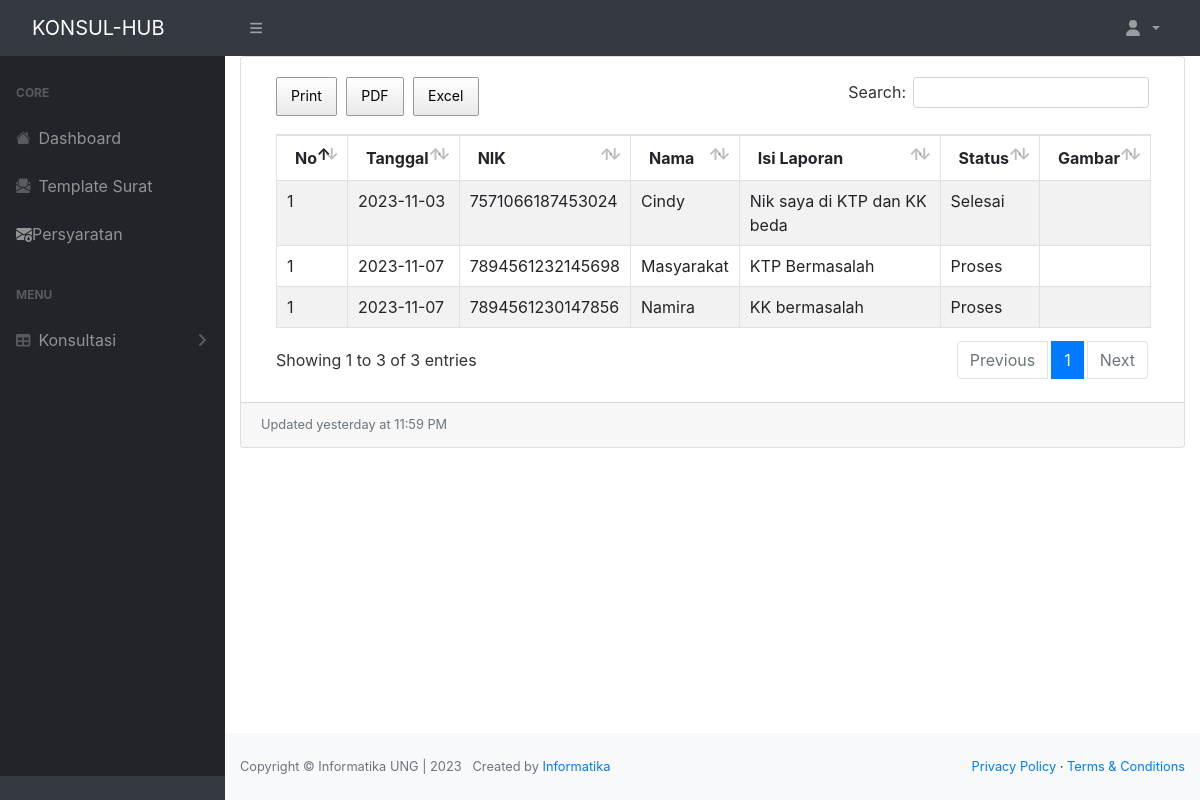
Page /pengaduan/index.php/admin/laporan on the committed database.
### tables this page shows
CREATE TABLE `tb_pengaduan` (
  `id` bigint NOT NULL,
  `tgl` date NOT NULL,
  `nik` char(16) NOT NULL,
  `isi_laporan` text NOT NULL,
  `foto` varchar(255) NOT NULL,
  `status` enum('ditanggapi','proses','selesai') NOT NULL
);

CREATE TABLE `tb_masyarakat` (
  `id` bigint NOT NULL,
  `nik` char(16) NOT NULL,
  `nama` varchar(255) NOT NULL,
  `username` varchar(255) NOT NULL,
  `password` varchar(255) NOT NULL,
  `telp` varchar(255) NOT NULL
);

### pengaduan/application/views/template/view.php (called while the page is built)
<?php
    require_once "head.php";
    require_once "nav.php";
    require_once "content.php";
    require_once "footer.php";

### pengaduan/application/controllers/admin/Laporan.php (called while the page is built, shortened)
<?php
class Laporan extends CI_Controller {
    public function index()
    {
        $kelola = $this->M_all->tampilKelola()->result_array();
        $data = [
            "list"    => $kelola,
            'title'     => 'Laporan',
            'breadcumb' => 'Laporan',
            'content'   => 'dashboard/laporan'
        ];
        $this->load->view('template/view', $data);
    }
}

### pengaduan/index.php (called while the page is built, shortened)
<?php
require_once BASEPATH.'core/CodeIgniter.php';

### pengaduan/application/views/template/content.php (called while the page is built)
<?php
    if($content){
        $this->load->view($content);
    }

### pengaduan/application/models/M_all.php (called while the page is built, shortened)
<?php
class M_all extends CI_Model {
    public function tampilKelola()
    {
        $this->db->select('tb_pengaduan.*, tb_masyarakat.nama ');
        $this->db->from('tb_pengaduan');
        $this->db->join('tb_masyarakat', 'tb_pengaduan.nik = tb_masyarakat.nik', 'left');
        return $query = $this->db->get();
    }
}

### pengaduan/application/views/dashboard/laporan.php (the view, shortened to what this page needs)
<div class="card mb-3">
	<div class="card-body">
		<div class="table-responsive">
			<table class="table table-striped table-bordered" id="exampleLaporan" width="100%">
            <thead>
					<tr>
						<th>No</th>
						<th>Tanggal</th>
						<th>NIK</th>
						<th>Nama</th>
						<th>Isi Laporan</th>
						<th>Status</th>
						<th>Gambar</th>
					</tr>
				</thead>
				<tbody>
					<?php $no = 1; foreach($list as $pp) { ?>
					<tr>
						<td><?= $no ?></td>
						<td><?= $pp['tgl'] ?></td>
						<td><?= $pp['nik'] ?></td>
						<td><?= $pp['nama'] ?></td>
						<td><?= $pp['isi_laporan'] ?></td>
						<td class="text-capitalize"><?= $pp['status'] ?></td>
						<td class="gambar"><img src="<?= base_url() ?>/assets/gambar/<?= $pp['foto'] ?>"
								alt=""></td>
					</tr>
					<?php } ?>
				</tbody>
			</table>
		</div>
	</div>
	<div class="card-footer small text-muted">Updated yesterday at 11:59 PM</div>
</div>

### pengaduan/application/views/template/head.php (shortened to what this page needs)
<!DOCTYPE html>
<html lang="en">
    <head>
        <link href="<?= base_url('assets/template/dist/') ?>css/styles.css" rel="stylesheet" />
        <link href="<?= base_url('assets/') ?>css/bootstrap.css" rel="stylesheet" />
        <link rel="stylesheet" href="<?= base_url('assets/css/') ?>buttons.bootstrap4.min.css">
        <link rel="stylesheet" href="<?= base_url('assets/css/') ?>dataTables.bootstrap4.min.css">
        <link rel="stylesheet" href="<?= base_url('assets/css/') ?>extra/buttons.dataTables.min.css">
        <link rel="stylesheet" href="<?= base_url('assets/css/') ?>extra/jquery.dataTables.min.css">
    </head>
    <body class="sb-nav-fixed">

### pengaduan/application/views/template/nav.php (shortened to what this page needs)
<link rel="stylesheet" href="https://cdn.jsdelivr.net/npm/bootstrap-icons@1.11.1/font/bootstrap-icons.css">
<nav class="sb-topnav navbar navbar-expand navbar-dark bg-dark">
	<a class="navbar-brand" href="">KONSUL-HUB</a>
	<button class="btn btn-link btn-sm order-1 order-lg-0" id="sidebarToggle" href="#"><i class="fas fa-bars"></i>
	</button>
	<ul class="navbar-nav d-none d-md-inline-block form-inline ml-auto mr-0 mr-md-3 my-2 my-md-0 display-none">
		<li class="nav-item dropdown">
			<a class="nav-link dropdown-toggle" id="userDropdown" href="#" role="button" data-toggle="dropdown" aria-haspopup="true" aria-expanded="false"><i class="fas fa-user fa-fw"></i>
				?></a>
		</li>
	</ul>
</nav>
<div id="layoutSidenav">
	<div id="layoutSidenav_nav">
		<nav class="sb-sidenav accordion sb-sidenav-dark" id="sidenavAccordion">
			<div class="sb-sidenav-menu">
				<?php if ($this->session->userdata('admin')) {  ?>
					<div class="nav">
						<div class="sb-sidenav-menu-heading">Core</div>
						<a class="nav-link" href="<?= base_url('admin/dashboard') ?>">
							<div class="sb-nav-link-icon"><i class="fas fa-tachometer-alt"></i></div>
							Dashboard
						</a>
						<!-- <a class="nav-link" href="<?= base_url('admin/persyaratan') ?>">
							<div class="bi bi-envelope-arrow-down-fill "><i class=""></i></div>
							 Persyaratan
						</a> -->
						<div class="sb-sidenav-menu-heading">Addons</div>
						<a class="nav-link" href="<?= base_url('admin/kelola') ?>">
							<div class="sb-nav-link-icon"><i class="fas fa-table"></i></div>
							Kelola
						</a>
						<?php if ($this->session->userdata('admin')['session_level'] == "admin") { ?>
							<a class="nav-link" href="<?= base_url('admin/laporan') ?>">
								<div class="sb-nav-link-icon"><i class="fas fa-chart-area"></i></div>
								Ekspor
							</a>
							<a class="nav-link" href="<?= base_url('admin/crd_persyaratan') ?>">
								<div class="sb-nav-link-icon"><i class="fas fa-chart-area"></i></div>
								Persyaratan
							</a>
							<a class="nav-link collapsed" href="#" data-toggle="collapse" data-target="#collapseLayouts" aria-expanded="false" aria-controls="collapseLayouts">
								<div class="sb-nav-link-icon"><i class="fas fa-user"></i></div>
								Pengguna
								<div class="sb-sidenav-collapse-arrow"><i class="fas fa-angle-down"></i></div>
							</a>
						<?php } ?>
						<div class="collapse" id="collapseLayouts" aria-labelledby="headingOne" data-parent="#sidenavAccordion">
							<nav class="sb-sidenav-menu-nested nav">
								<a class="nav-link" href="<?= base_url('admin/pengguna/masyarakat') ?>">Masyarakat</a>
								<a class="nav-link" href="<?= base_url('admin/pengguna/petugas') ?>">Petugas</a>
							</nav>
						</div>
					</div>
				<?php  } else { ?>
					<div class="nav">
						<div class="sb-sidenav-menu-heading">Core</div>
						<a class="nav-link" href="<?= base_url('') ?>">
							<div class="sb-nav-link-icon"><i class="bi bi-house-fill"></i></div>
							Dashboard
						</a>
						<a class="nav-link" href="<?= base_url('admin/surat') ?>">
							<div class="sb-nav-link-icon"><i class="bi bi-envelope-paper-fill"></i></div>
							Template Surat
						</a>
						<a class="nav-link" href="<?= base_url('admin/persyaratan') ?>">
							<div class="d-flex align-items-center">
								<div class="bi bi-envelope-arrow-down-fill me-2"> </div>
								<span>Persyaratan</span>
							</div>
						</a>
						<div class="sb-sidenav-menu-heading">menu</div>
						<a class="nav-link collapsed" href="#" data-toggle="collapse" data-target="#collapseLayouts" aria-expanded="false" aria-controls="collapseLayouts">
							<div class="sb-nav-link-icon"><i class="fas fa-table"></i></div>
							Konsultasi
							<div class="sb-sidenav-collapse-arrow"><i class="fas fa-angle-down"></i></div>
						</a>
					</div>
				<?php  } ?>
			</div>
			<div class="sb-sidenav-footer">
			</div>
		</nav>
	</div>
	<div id="layoutSidenav_content">
		<main>
			<div class="container-fluid">

### pengaduan/application/views/template/footer.php (shortened to what this page needs)
</div>
</main>
<footer class="py-4 bg-light mt-auto">
	<div class="container-fluid">
		<div class="d-flex align-items-center justify-content-between small">
			<div class="text-muted">
				Copyright &copy; Informatika UNG | 2023 &nbsp; Created by
				<a href="https://ft.ung.ac.id/jurusan/informatika">Informatika</a>
			</div>
			<div>
				<a href="#">Privacy Policy</a>
				&middot;
				<a href="#">Terms &amp; Conditions</a>
			</div>
		</div>
	</div>
</footer>
</div>
</div>
</body>
</html>

### rows in the picture
tb_pengaduan: tgl "2023-11-03", nik "7571066187453024", tb_masyarakat.nama "Cindy", isi_laporan "Nik saya di KTP dan KK beda", status "Selesai"
tb_pengaduan: tgl "2023-11-07", nik "7894561232145698", tb_masyarakat.nama "Masyarakat", isi_laporan "KTP Bermasalah", status "Proses"
tb_pengaduan: tgl "2023-11-07", nik "7894561230147856", tb_masyarakat.nama "Namira", isi_laporan "KK bermasalah", status "Proses"
